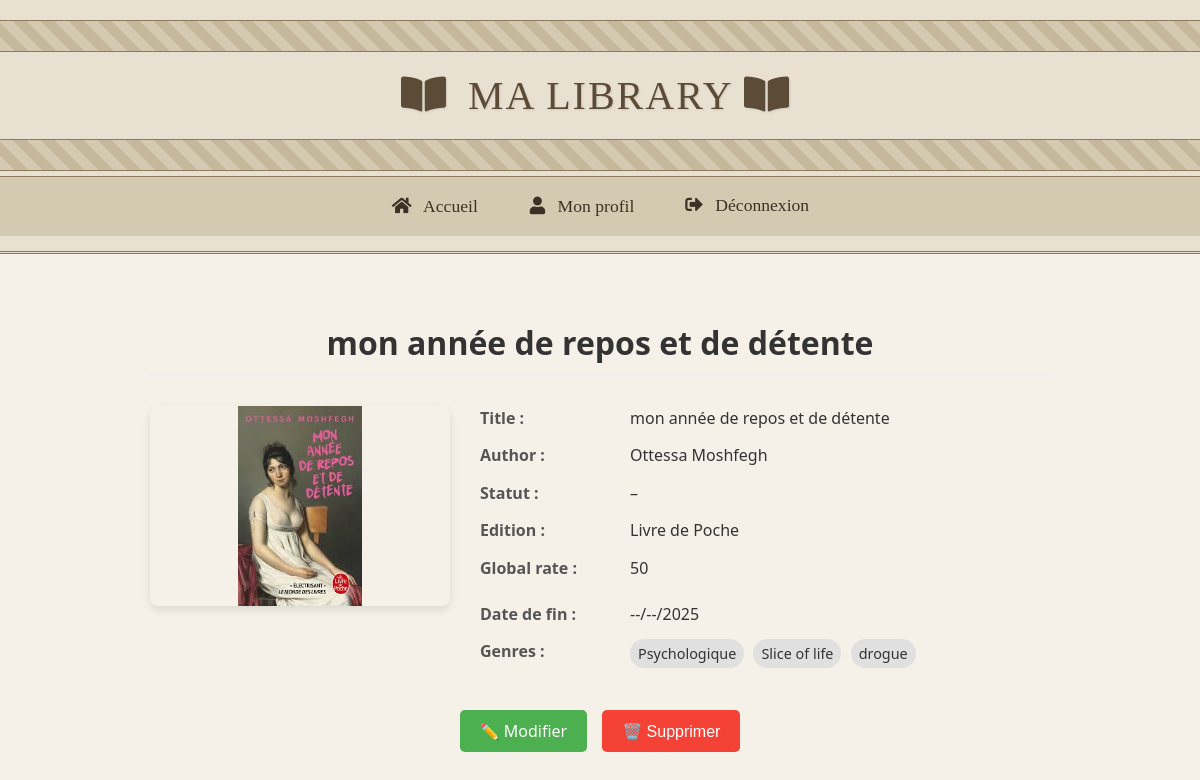
The page /book/4/ (signed in) on the database as committed earlier.
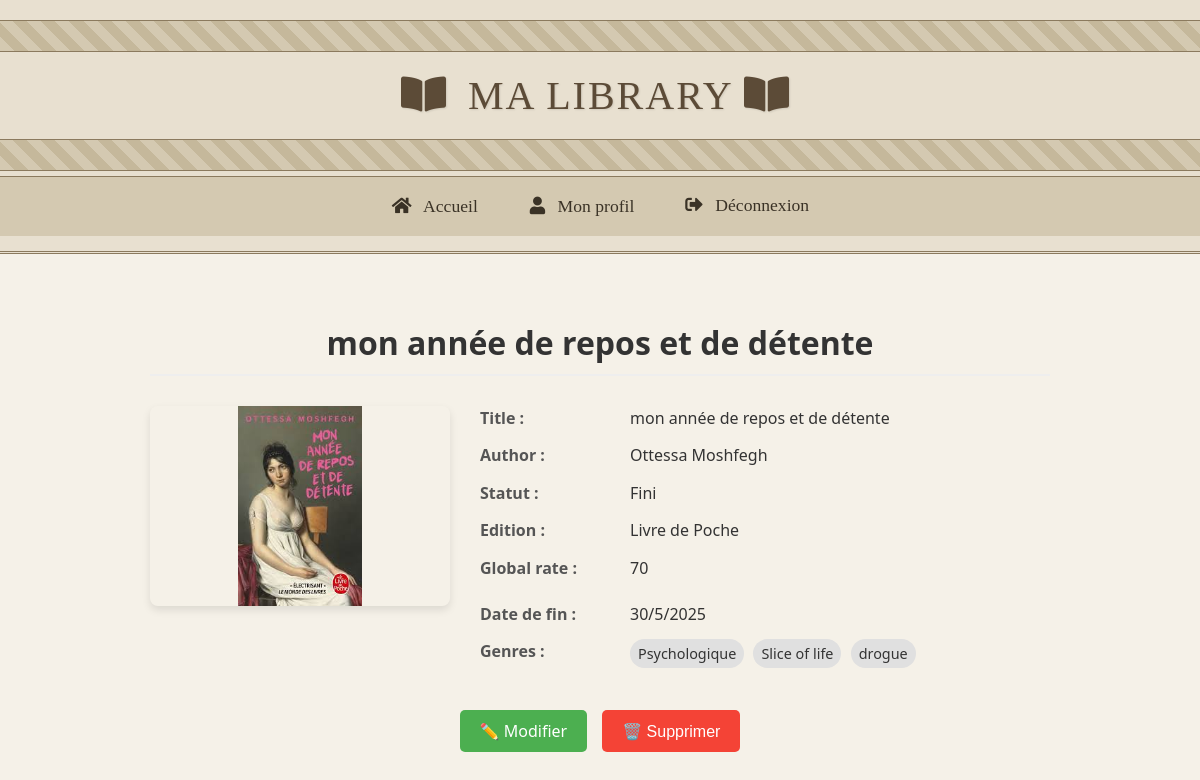
The same page on the database as committed later.
### media/models.py (models this page shows, shortened)
class Book(models.Model):
    user = models.ForeignKey(User, on_delete=models.CASCADE)
    title = models.CharField(max_length=200)
    author = models.CharField(max_length=100, blank=True, null=True)
    statuts = {
        "Fini": "Fini",
        "Arrêté": "Arrêté",
        "En attente": "En attente",
    }
    statut = models.CharField( max_length=10, choices=statuts, blank=True, null=True)
    statut = models.CharField( max_length=10, choices=statuts, blank=True, null=True)
    genres = models.ManyToManyField(Genre, blank=True)
    finished_year = models.PositiveIntegerField(blank=True, null=True)
    finished_month = models.PositiveIntegerField(blank=True, null=True)
    finished_day = models.PositiveIntegerField(blank=True, null=True)
    edition = models.CharField(max_length=100, blank=True)
    global_rate = models.IntegerField(validators=[MinValueValidator(0),
                                                  MaxValueValidator(100)],
                                      null=True,blank=True,default=0,
                                      help_text="Note entre 0 et 100")
    if RENDER:
        image = CloudinaryField("image", blank=True, null=True)
    else:
        upload_path = 'book_images/'
        image = models.ImageField(upload_to=upload_path, blank=True, null=True)

### media/views.py (the view)
# urls.py: path('<str:model_name>/<int:item_id>/', views.item_detail, name='item_detail'),
def item_detail(request, model_name, item_id):
    mapping = MODEL_MAP.get(model_name)
    if not mapping:
        raise Http404("Type inconnu")
    model, form_class = mapping
    instance = get_object_or_404(model, id=item_id, user=request.user)
    form = form_class(instance=instance)  # Génère le formulaire pré-rempli (non modifiable ici)
    return render(request, 'media/detail_item.html', {
        'instance': instance,
        'form': form,
        'model_name': model_name,
    })

### templates/media/detail_item.html (shortened to what this page needs)
{% extends 'base.html' %}
{% block content %}
  <div class="item-container">
    <h2 class="item-title">{{ instance.title }}</h2>
    <div class="item-content">
      {% if instance.image %}
        <div class="item-image">
          <img src="{{ instance.image.url }}" alt="{{ instance.title }}">
        </div>
      {% endif %}
      <div class="item-details">
        <div class="details-section">
          {% for field in form.visible_fields %}
            {% if field.name not in 'raw_genres finished_year finished_month finished_day image' %}
              <div class="detail-row">
                <span class="detail-label">{{ field.label }} :</span>
                <span class="detail-value">{{ field.value|default:"–" }}</span>
              </div>
            {% endif %}
          {% endfor %}
        </div>
        {% if instance.finished_year %}
          <div class="detail-row">
            <span class="detail-label">Date de fin :</span>
            <span class="detail-value">
              {{ instance.finished_day|default:"--" }}/{{ instance.finished_month|default:"--" }}/{{ instance.finished_year }}
            </span>
          </div>
        {% endif %}
        {% if instance.genres.all %}
          <div class="detail-row">
            <span class="detail-label">Genres :</span>
            <span class="detail-value">
              {% for genre in instance.genres.all %}
                <span class="genre-tag">{{ genre.name }}</span>{% if not forloop.last %} {% endif %}
              {% endfor %}
            </span>
          </div>
        {% endif %}
      </div>
    </div>
    <div class="item-actions">
      <a href="{% url 'edit_item' model_name=model_name item_id=instance.id %}" class="button edit-btn">✏️ Modifier</a>
      <button id="deleteBtn" class="button delete-btn">🗑️ Supprimer</button>
    </div>
  </div>
{% endblock %}

Rows that differ between the two databases and show on the page:
changed Book "mon année de repos et de détente": finished_day "--" → "30"; finished_month "--" → "5"
Other text that changed with them:
new list line: "Statut :"
new list line: "Fini"
new list line: "Global rate : 70"
list line gone: "Statut : –"
list line gone: "Global rate : 50"
